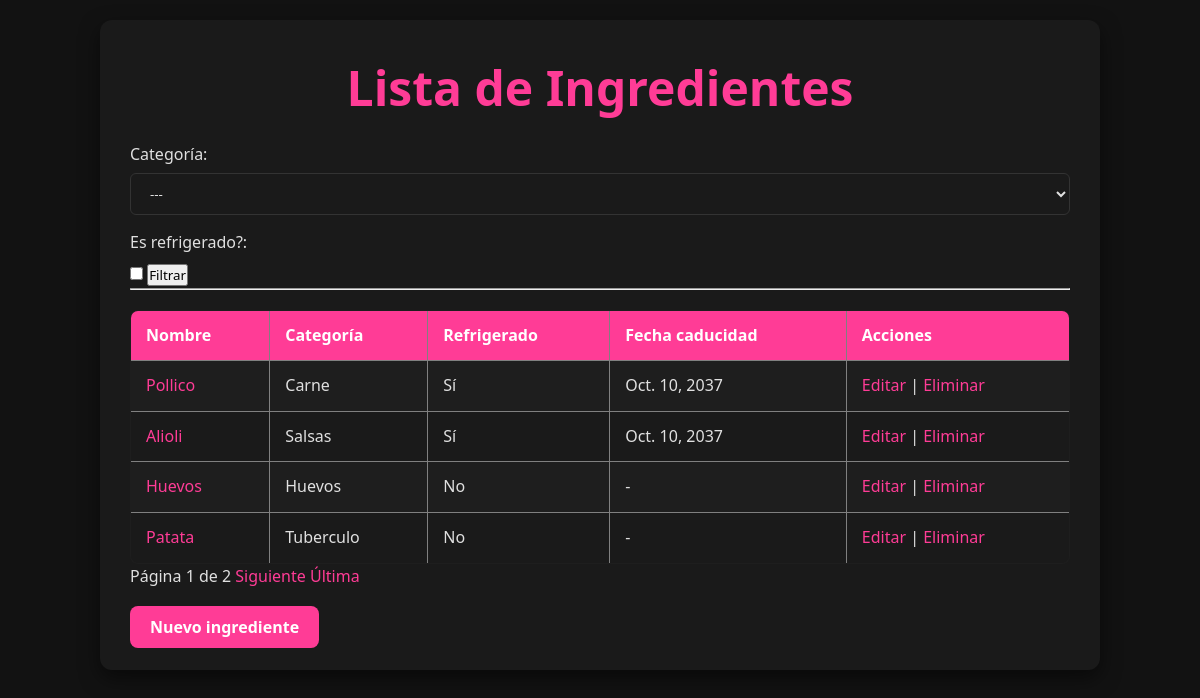
The app's page /ingredientes, older data.
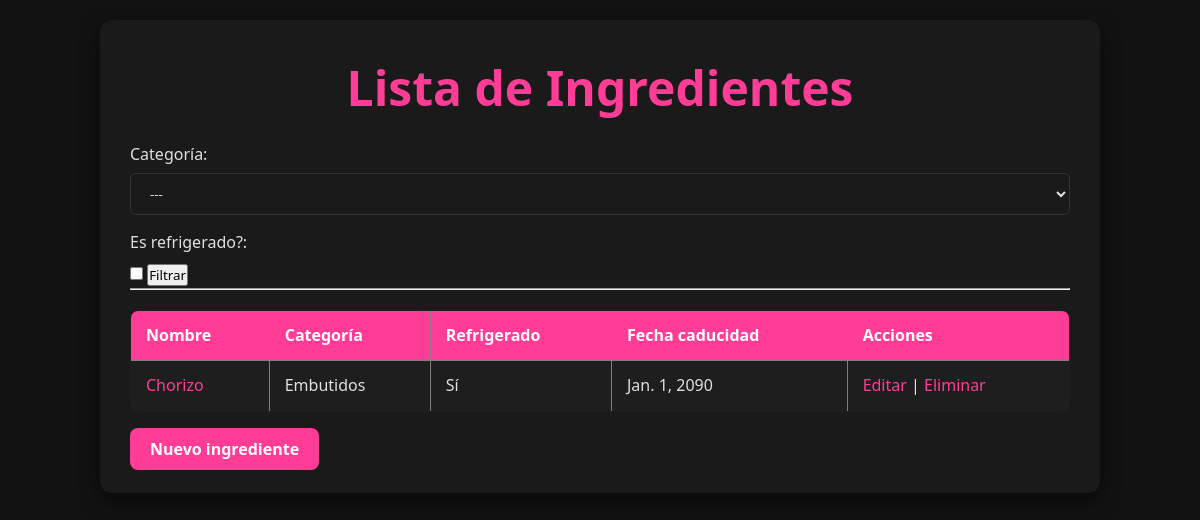
The same page, newer data.
### app/models.py (models this page shows, shortened)
class Ingrediente(models.Model):
    nombre = models.CharField(max_length=100)
    fecha_caducidad = models.DateField(null=True, blank=True)
    categoria = models.ForeignKey(CategoriaIngrediente, on_delete=models.CASCADE, null = True)
    refrigerado = models.BooleanField(default=False)
    cantidad = models.FloatField(null=True, blank=True)
    precio = models.FloatField(null=True, blank=True)

class CategoriaIngrediente(models.Model):
    nombre = models.CharField(max_length=100)

### app/views.py (the view)
# urls.py: path('ingredientes', views.IngredientesListaView.as_view(), name='ingredientes'),
class IngredientesListaView(ListView):
    model = Ingrediente
    template_name = 'app/ingredientes_lista.html'
    context_object_name = 'ingredientes'
    paginate_by = 4
    def get_queryset(self):
        queryset = super().get_queryset()
        categoria = self.request.GET.get('categoria')
        refrigerado = self.request.GET.get('refrigerado')
        if categoria:
            queryset = queryset.filter(categoria_id=categoria)
        if refrigerado:
            queryset = queryset.filter(refrigerado=True)
        return queryset
    def get_context_data(self, **kwargs):
        context = super().get_context_data(**kwargs)
        context['categorias'] = CategoriaIngrediente.objects.all()
        context['refrigerado_filtro'] = self.request.GET.get('refrigerado')
        return context

### app/templates/app/ingredientes_lista.html (shortened to what this page needs)
{% extends 'app/base.html' %}
{% block contenido %}
<h1>Lista de Ingredientes</h1>
<form method="get">
    <label for="categoria">Categoría:</label>
    <select name="categoria" id="categoria">
        <option value="">---</option>
    </select>
    <label for="refrigerado">Es refrigerado?:</label>
    <input type="checkbox" name="refrigerado" id="refrigerado"
           {% if refrigerado_filtro %}checked{% endif %}>
    <input type="submit" value="Filtrar">
</form>
<hr>
<table border="1" cellpadding="5" cellspacing="0">
    <thead>
        <tr>
            <th>Nombre</th>
            <th>Categoría</th>
            <th>Refrigerado</th>
            <th>Fecha caducidad</th>
            <th>Acciones</th>
        </tr>
    </thead>
    <tbody>
        {% for ingrediente in ingredientes %}
            <tr>
                <td> <a href="{% url 'IngredienteDetalle' ingrediente.pk %}">{{ ingrediente.nombre }}</a></td>
                <td>{{ ingrediente.categoria.nombre|default:"-" }}</td>
                <td>{{ ingrediente.refrigerado|yesno:"Sí,No" }}</td>
                <td>{{ ingrediente.fecha_caducidad|default:"-" }}</td>
                <td>
                    <a href="{% url 'ingrediente_editar' ingrediente.pk %}">Editar</a> |
                    <a href="{% url 'ingrediente_eliminar' ingrediente.pk %}">Eliminar</a>
                </td>
            </tr>
        {% empty %}
            <tr>
                <td colspan="5">No hay ingredientes</td>
            </tr>
        {% endfor %}
    </tbody>
</table>
{% if is_paginated %}
  {% with request.GET.urlencode as query_params %}
    {% if query_params %}
      {% with query_params|cut:"page=" as query_params_without_page %}
        <div class="paginacion">
          {% if page_obj.has_previous %}
            <a href="?page=1&{{ query_params_without_page }}">Primera</a>
            <a href="?page={{ page_obj.previous_page_number }}&{{ query_params_without_page }}">Anterior</a>
          {% endif %}
          Página {{ page_obj.number }} de {{ page_obj.paginator.num_pages }}
          {% if page_obj.has_next %}
            <a href="?page={{ page_obj.next_page_number }}&{{ query_params_without_page }}">Siguiente</a>
            <a href="?page={{ page_obj.paginator.num_pages }}&{{ query_params_without_page }}">Última</a>
          {% endif %}
        </div>
      {% endwith %}
    {% else %}
      <div class="paginacion">
        Página {{ page_obj.number }} de {{ page_obj.paginator.num_pages }}
        {% if page_obj.has_next %}
          <a href="?page={{ page_obj.next_page_number }}">Siguiente</a>
          <a href="?page={{ page_obj.paginator.num_pages }}">Última</a>
        {% endif %}
      </div>
    {% endif %}
  {% endwith %}
{% endif %}
<br>
<a href="{% url 'ingrediente_nuevo' %}" class="btn">Nuevo ingrediente</a>
{% endblock %}

### app/templates/app/base.html (shortened to what this page needs)
{% load static %}
<!DOCTYPE html>
<html lang="es">
<head>
    <link rel="stylesheet" href="{% static 'app/style.css' %}">
</head>
<body>
    <div class="container">
        {% block contenido %}{% endblock %}
    </div>
</body>
</html>

### app/static/app/style.css (style rules this page uses)
* { margin: 0; padding: 0; box-sizing: border-box; font-family: 'Poppins', 'Segoe UI', Tahoma, Geneva, Verdana, sans-serif; scroll-behavior: smooth; }
body { background-color: #121212; color: #e0e0e0; line-height: 1.6; padding: 20px; transition: all 0.3s ease; }
h1, h2, h3 { font-weight: 600; color: #ff3c96; margin-bottom: 15px; }
h1 { font-size: 3em; text-align: center; }
a { color: #ff3c96; text-decoration: none; font-weight: 500; transition: color 0.3s ease; }
table { width: 100%; border-collapse: collapse; margin-top: 20px; background-color: #1e1e1e; border-radius: 8px; overflow: hidden; }
table th, table td { padding: 12px 15px; text-align: left; }
table th { background-color: #ff3c96; color: #fff; font-weight: 600; }
button, .btn { background-color: #ff3c96; border: none; padding: 10px 20px; border-radius: 8px; color: #fff; cursor: pointer; font-weight: 600; transition: all 0.3s ease; }
input[type="text"], input[type="number"], select, textarea { padding: 10px 15px; border-radius: 6px; border: 1px solid #333; margin-bottom: 15px; width: 100%; background-color: #1a1a1a; color: #e0e0e0; transition: all 0.3s ease; }
label { font-weight: 500; margin-bottom: 6px; display: block; color: #e0e0e0; }
.container { max-width: 1000px; margin: auto; background-color: #1a1a1a; padding: 30px; border-radius: 12px; box-shadow: 0 8px 20px rgba(0,0,0,0.5); }

Row changes from the older to the newer data that the page shows:
removed Ingrediente: nombre "Alioli", categoria.nombre "Salsas", refrigerado "Sí", fecha_caducidad "Oct. 10, 2037"
removed Ingrediente: nombre "Huevos", categoria.nombre "Huevos", refrigerado "No", fecha_caducidad "-"
removed Ingrediente: nombre "Patata", categoria.nombre "Tuberculo", refrigerado "No", fecha_caducidad "-"
changed Ingrediente "Sí": nombre "Pollico" → "Chorizo"; categoria.nombre "Carne" → "Embutidos"; fecha_caducidad "Oct. 10, 2037" → "Jan. 1, 2090"
Text that changed along with them:
{{ page_obj.number }}: "1" → (not shown)
{{ page_obj.paginator.num_pages }}: "2" → (not shown)
text no longer shown: "Página de Siguiente Última"
